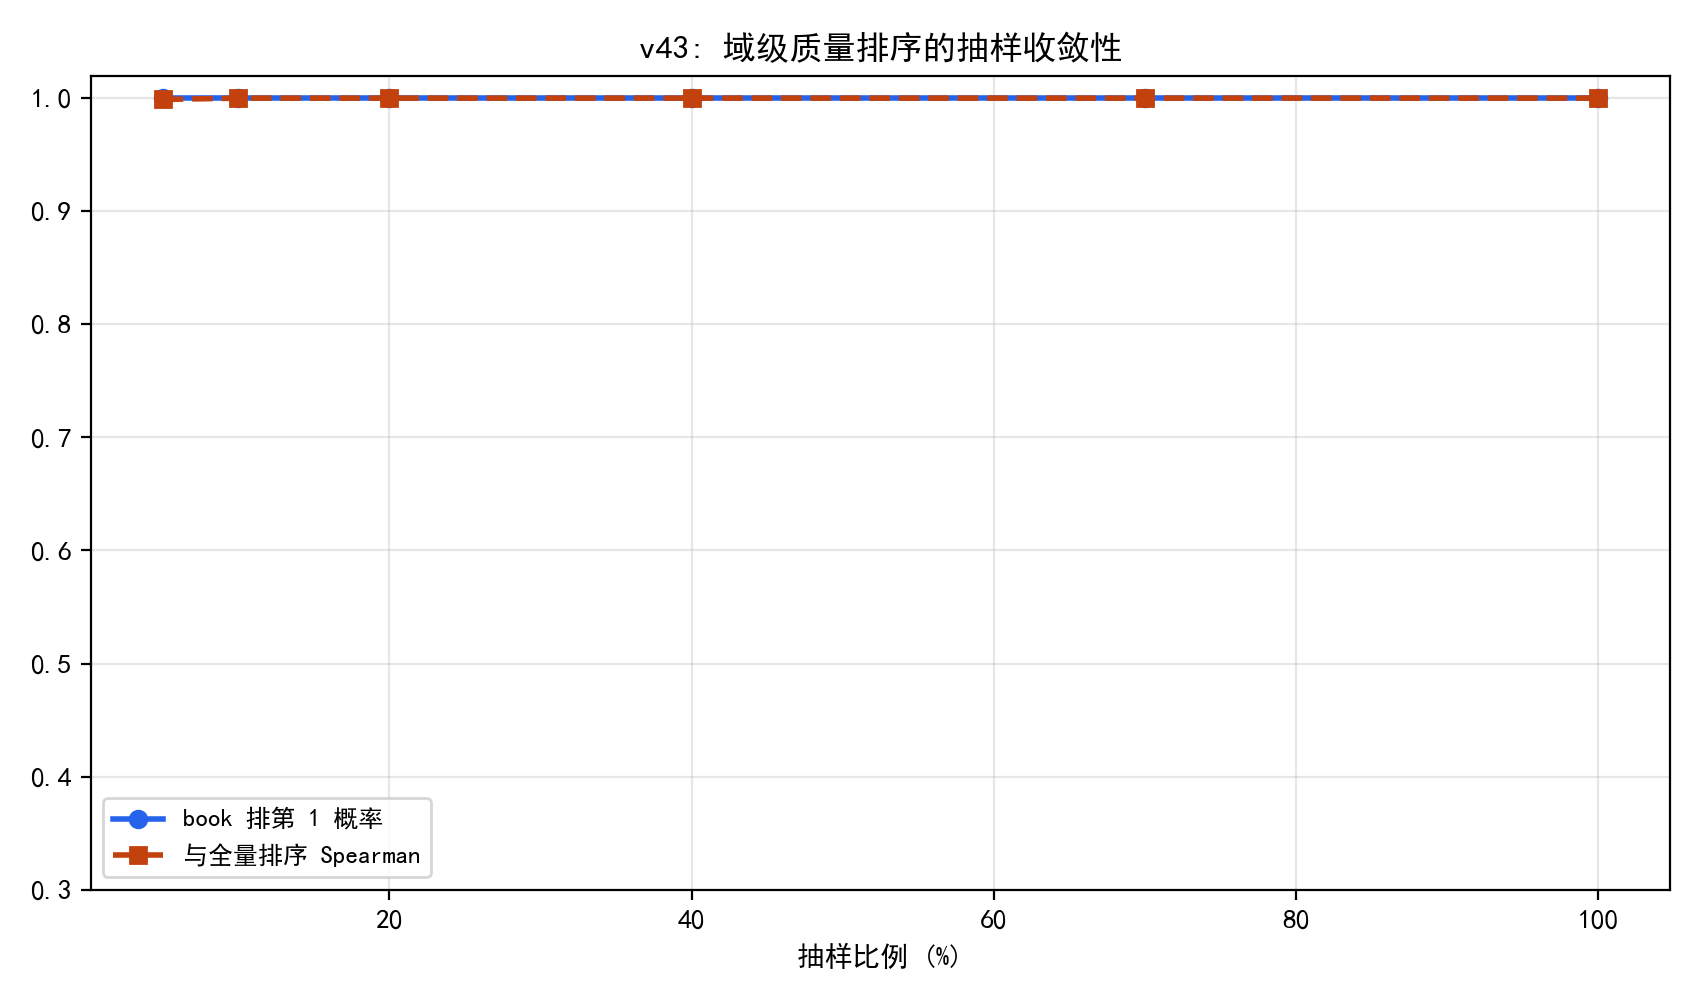

The Python source for this figure:
# -*- coding: utf-8 -*-
"""
v43 实验: 域级质量分的抽样规模收敛性
在 90k 质量样本上, 固定权重(全量熵-CRITIC+TOPSIS), 按域以比例
f in {5%,10%,20%,40%,70%,100%} 有放回重抽, 每 f 做 30 次:
1) 每次重抽计算七域域级质量分的排序;
2) 记录 book 排第 1 的比例 (排位稳定性) 与 与全量排序的 Spearman 均值;
3) 结论: 排序在多大样本量下收敛 (抽样充分性核验).
输出: experiments/v43_p1_sample_conv.csv/.json/.png
"""
import os, sys, json
import numpy as np
import pandas as pd
sys.path.insert(0, os.path.join(os.path.dirname(__file__), "..", "code"))
from p1_quality import (load_jsonl_xz, build_frame, winsorize_minmax,
                        entropy_weight, critic_weight, topsis, ALL_IND)
from common import A, BASE
from scipy.stats import spearmanr

EX = os.path.join(os.path.dirname(__file__))
os.makedirs(EX, exist_ok=True)

import matplotlib
matplotlib.use("Agg")
import matplotlib.pyplot as plt
import matplotlib.font_manager as fm
for _f in ("SimHei.ttf", "simsun.ttf"):
    _p = os.path.join(BASE, _f)
    if os.path.exists(_p):
        fm.fontManager.addfont(_p)
plt.rcParams["font.sans-serif"] = ["SimHei"]
plt.rcParams["axes.unicode_minus"] = False


def main():
    a1 = load_jsonl_xz(os.path.join(A, "slimpajama_quality_signal_sample.jsonl.xz"), limit=60000)
    a2 = load_jsonl_xz(os.path.join(A, "slimpajama_quality_extended", "arxiv_part-6777d8857c6e-000486.jsonl.xz"), limit=15000)
    a3 = load_jsonl_xz(os.path.join(A, "slimpajama_quality_extended", "github_part-6777d8857c6e-000275.jsonl.xz"), limit=15000)
    df = pd.concat([build_frame(a1), build_frame(a2, domain_hint="arxiv"),
                    build_frame(a3, domain_hint="github")], ignore_index=True)
    dom = df["_source_domain"].fillna("none").to_numpy()
    Xraw = df[ALL_IND].to_numpy(dtype=float)
    X = winsorize_minmax(Xraw.copy())
    X = np.where(np.isnan(X), np.nanmean(X, axis=0), X)
    we, _e = entropy_weight(X)
    wc = critic_weight(X)[0]
    w = 0.5 * np.asarray(we, float) + 0.5 * np.asarray(wc, float)
    Qfull = topsis(X, w)
    full_rank = pd.Series(Qfull, index=dom).groupby(level=0).mean().rank(ascending=False)
    doms = list(full_rank.index)
    top_dom = full_rank.idxmin()  # 全量排序第 1 的域
    rng = np.random.default_rng(7)

    fracs = [0.05, 0.1, 0.2, 0.4, 0.7, 1.0]
    rows = []
    for f in fracs:
        p_book1 = 0.0
        sp = []
        for _ in range(30):
            idx = []
            for d in doms:
                sub = np.where(dom == d)[0]
                m = max(1, int(len(sub) * f))
                idx.append(rng.choice(sub, size=m, replace=True))
            idx = np.concatenate(idx)
            r = pd.Series(Qfull[idx], index=dom[idx]).groupby(level=0).mean().rank(ascending=False)
            p_book1 += (r[top_dom] == 1)
            sp.append(spearmanr([r[d] for d in doms], [full_rank[d] for d in doms]).statistic)
        p_book1 /= 30
        sp_mean = float(np.mean(sp))
        rows.append({"frac": f, "p_book_rank1": float(p_book1), "spearman_vs_full": sp_mean})
        print(f"f={f:.0%}: 第1域({top_dom})保持第1概率 {p_book1:.2f} | 与全量排序 Spearman 均值 {sp_mean:.3f}")
    rdf = pd.DataFrame(rows)
    rdf.to_csv(os.path.join(EX, "v43_p1_sample_conv.csv"), index=False, encoding="utf-8-sig")

    fig, ax = plt.subplots(figsize=(8.5, 5))
    ax.plot(rdf["frac"] * 100, rdf["p_book_rank1"], "o-", color="#2563EB", lw=2, label="book 排第 1 概率")
    ax.plot(rdf["frac"] * 100, rdf["spearman_vs_full"], "s--", color="#C2410C", lw=2, label="与全量排序 Spearman")
    ax.set_xlabel("抽样比例 (%)"); ax.set_ylim(0.3, 1.02)
    ax.set_title("v43: 域级质量排序的抽样收敛性")
    ax.legend(fontsize=9); ax.grid(alpha=0.3)
    fig.tight_layout(); fig.savefig(os.path.join(EX, "v43_p1_sample_conv.png"), dpi=200)
    plt.close(fig)

    with open(os.path.join(EX, "v43_p1_sample_conv.json"), "w", encoding="utf-8") as f:
        json.dump(rows, f, ensure_ascii=False, indent=2)
    print("\ndone v43")


if __name__ == "__main__":
    main()
